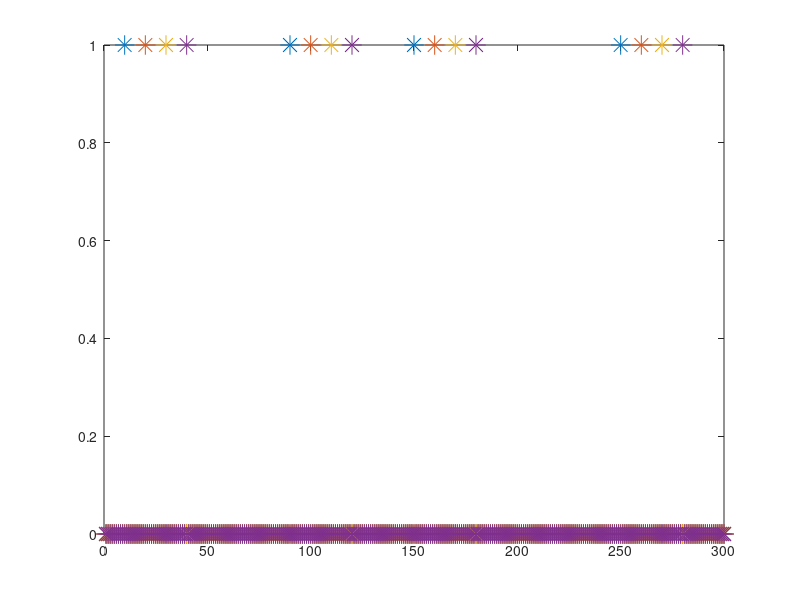

MATLAB code to generate this figure: (Note: this script raises an error after producing the figure.)
% Temporal associations and predition added to the toy example of 
% scale-invariant, log-compressed memory representation.
%
% Some parts of this implementation follow from equations in Shankar & 
% Howard, Neural Computaiton 2012 and Shankar & Howard Journal of Machine 
% Learning Research, 2013. Equations in the text reffer to the 2012 paper.
%M
% Zoran Tiganj (zoran.tiganj@gmail.com), first version created on February 
% 23 2016  

clear all

%% Initialize parameters and alocate space

params.video_on = 0; % make a video of the input signal and the prediction
params.figure_on = 1; % draw the results after each time step

buff_len = 50; % number of output cells ("time cells") - T
k = 4; % order of the spatial derivative between intermediate and output layer
    %(higher value results in more narrow firing fields of time cells) 
N = buff_len+2*k; % number of cells in the intermediate layer (leaky integrators) - t
    % k edges will be ignored becase the spatial derivative will be
    % incomplete
Taustar_min = 0.005; % peak time of the first time cell
Taustar_max = 0.1; % peak time of the last time cell

% Create power-law growing Taustarlist (peak times of time cells) and
% corresponding s 
alpha = (Taustar_max/Taustar_min)^(1/buff_len)-1;
Taustarlist = Taustar_min*(1+alpha).^(-(k):(buff_len+(k)-1));
s = k./Taustarlist; % eq 2.3


% Create DerivMatrix that will be used to computed a spatial derivateve of t to
% compute T
DerivMatrix = zeros(N,N);
 for i = 2:N-1
   DerivMatrix(i,i-1) = -(s(i+1)-s(i))/(s(i)-s(i-1))/(s(i+1)-s(i-1));
   DerivMatrix(i,i) = ((s(i+1)-s(i))/(s(i)- s(i-1))-(s(i)-s(i-1))/(s(i+1)-s(i)))/(s(i+1)-s(i-1));
   DerivMatrix(i,i+1) = (s(i)-s(i-1))/(s(i+1)-s(i))/(s(i+1)-s(i-1));
 end
  
% Create time vector (tau) with length tau_len and resolution dtau
tau_len = 300; dtau = 0.001; tau = 0:dtau:tau_len*dtau-dtau;

% Create input signals composed of four different stimuli that activate 
% sequantially spaced by 10 time steps
%f(1,:) = rand(1,tau_len) > 0.98; % random input
f(1,:) = zeros(1,tau_len); 
f(1,[10,90,150,250]) = 1; % input at fixed time steps
f(2,:) = circshift(f(1,:)',10)';
f(3,:) = circshift(f(2,:)',10)';
f(4,:) = circshift(f(3,:)',10)';

% To demonstrate properties of S, comment the input definition above and
% use the one below where second input predicts third and fourth input
% equaly often making them similar in S (value in S(3,3), S(3,4), S(4,3)
% and S(4,4) will be similar.
% f(1,:) = rand(1,tau_len) > 0.98;
% f(2,:) = circshift(f(1,:)',10)';
% tmp = circshift(f(2,:)',10)';
% i = find(tmp==1);
% i = i(randperm(length(i)));
% f(3,i(1:round(length(i)/2))) = 1;
% f(4,i(round(length(i)/2)+1:end)) = 1;

I=size(f,1); % number of unique input stimuli

% Allocate space 
t=zeros(I,N,length(tau)); % leaky integrators
T=zeros(I,N,length(tau)); % time cells
M=zeros(I,I,buff_len); % 3 tensor that associates present (f) with 
    %compressed memory (T)
p=zeros(size(f)); % prediction
S=zeros(size(f,1),size(f,1)); % matrix that assosiates what is predicted 
    %(p) and what reapply happened (f) - 'semantic similarity'

% define variables for video encoding
if params.video_on
    v = VideoWriter('scale_free_prediction.mp4','MPEG-4');
    v.Quality = 100;
    open(v);
end
dur = 100;

figure

%% Run the main loop 
for tau_index = 2:tau_len
    for i=1:I % construct seprate memory representation for each stimulus
        t(i,:,tau_index)=t(i,:,tau_index-1)+(-s.*squeeze(t(i,:,tau_index-1))+f(i,tau_index))*dtau; % eq 2.1
        t_diff=DerivMatrix^k*t(i,:,tau_index)'; % perform k-th order derivative 
            % of t with respect to s
        T(i,:,tau_index)=(-1)^k*s.^(k+1)'.*t_diff/factorial(k)'; % eq 2.3
    end
    for n=1:buff_len % 
        M(:,:,n)=M(:,:,n)+f(:,tau_index)*T(:,n+k,tau_index)'; % eq 2.11 update 
            %assocaition between f and T at every lag n
        S=S+p(:,tau_index-1)*f(:,tau_index)'; % update association between
            % p and f
        p(:,tau_index)=p(:,tau_index)+M(:,:,n)*T(:,n+k,tau_index); % eq 2.12 probe
            % M by T to compute the ovelap between current temporal context
            % (T) to the average temporal context (M)
    end
    
    % p can be normalized to represent probability of a stimulus happening
%     if max(p(:,tau_index)) > 0
%         p(:,tau_index) = p(:,tau_index)./sum(p(:,tau_index)); % normalize p
%     end

    % plot the result at current time step
    plot(f','*','MarkerSize',14)
    ax = gca;
    ax.ColorOrderIndex = 1;
    hold on, plot(p')
    hold off
    set(gca, 'xlim', [tau_index-dur,tau_index])
    set(gca,'xtick',[tau_index-dur:10:tau_index])
    set(gca,'fontsize', 14)
    box off
    set(gca,'YColor', 'w')
    set(gca,'ylim',[0.001,1.1])
    xlabel('Time step')
    %legend('Input 1', 'Input 2', 'Input 3', 'Input 4', 'Prediction 1',...
    %     'Prediction 2', 'Prediction 3',...
    %      'Prediction 4','Orientation','horizontal','Location','bestoutside')
    set(gcf,'color','w')
    if params.figure_on
        drawnow;
    end
    if params.video_on
        % write to the video file
        frame = getframe(gcf);
        writeVideo(v,frame);
    end
end

if params.video_on
    % close the video file
    close(v);
end

% to plot the entire time series and the prediction
% figure,plot(f')
% ax = gca;
% ax.ColorOrderIndex = 1;
% hold on, plot(p')


figure
for kk=1:4
    %subplot(2,2,kk),surf(squeeze(M(kk,:,:)))
    subplot(2,2,kk),image(squeeze(M(kk,:,:)*128))
    title(sprintf('Input stimulus %i',kk))
    xlabel('\tau^*')
    ylabel('Stimulus in the past')
    set(gca,'xtick',[1,13,24,36,47])
    set(gca,'xticklabel',{-[5,10,20,40,80]})
end
colormap jet
suptitle('Temrapol associations stored in the 3-tensor M') 
set(gcf,'color','w')

% save the figure
export_fig 'M_heatmap.png' -r1200
saveas(gcf,'M_heatmap.fig')
